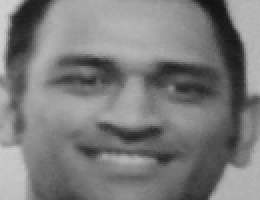
#> input picture computer vision/face_recognition/dataset/ms dhoni/12.png, 130 x 100 px, given in place of the camera (shown 2 times larger)
$ python collect_data.py
#> lines starting #> are read from the running program, lines starting #| are printed output that depends on the picture; after the words box and inside, x2 and y2 are one past the last pixel; in counts of white or black regions, pixels touching at a corner belong together
import os
import cv2 as cv
import matplotlib.pyplot as plt

cascade_file_path = "haarcascade_frontalface_default.xml"

datasets = "dataset"

sub_data = input("Enter a person Name to store the image in that folder:")
#> the answer given: dataset/ms dhoni
# sub_data = "Raju"

path = os.path.join(datasets,sub_data)

if not os.path.isdir(path):
    os.makedirs(path)


(width,height) = (130,100)


face_cascaded_file = cv.CascadeClassifier(cascade_file_path)


cam = cv.VideoCapture(0)

count = int(input("Enter the number to take as much as images for that person:"))
#> the answer given: 3

initial = 1

while initial < count:

    _,frame = cam.read()
#> frame is the input picture: shape (100, 130, 3); min 18, max 209, mean 123.6
    gray = cv.cvtColor(frame,cv.COLOR_BGR2GRAY)

    faces = face_cascaded_file.detectMultiScale(gray,scaleFactor=1.3,minNeighbors=4)
#> faces = [[18, 7, 89, 89]]

    for (x,y,w,h) in faces:
        cv.rectangle(frame,(x,y),(x+w,y+h),(255,0,255),2)
        face = gray[y:y+h,x:x+w]
        face_resize = cv.resize(face,(width,height))
        cv.imwrite('%s/%s.png' %(path,initial),face_resize)

        initial +=1
#> this loop made 1 pass
#> (x, y, w, h, initial) on pass 1: (18, 7, 89, 89, 2)
#> pass 1, `face = gray[y:y+h,x:x+w]`:
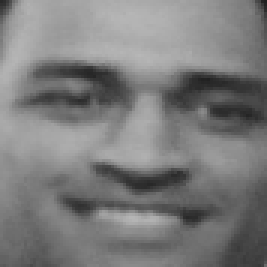
#> face: shape (89, 89) (shown 3 times larger); min 32, max 183, mean 124.1
#> pass 1, `face_resize = cv.resize(face,(width,height))`:
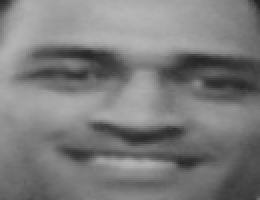
#> face_resize: shape (100, 130) (shown 2 times larger); min 32, max 181, mean 123.9
#> after the loop:
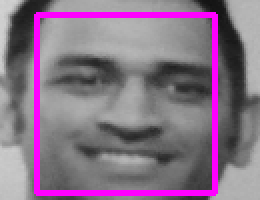
#> frame: shape (100, 130, 3) (shown 2 times larger); 8.18% of pixels changed, all inside (x1, y1, x2, y2) = (17, 6, 109, 98)
#> after the loop, initial = 2

    # img = plt.imshow(cv.cvtColor(frame,cv.COLOR_BGR2RGB))
    # plt.axis("off")
    # plt.show()

    cv.imshow("Collecting the data...",frame)
    if cv.waitKey(1) & 0xff == ord("r"):
#> (key Esc is pressed here)
        break

cam.release()
cv.destroyAllWindows()
